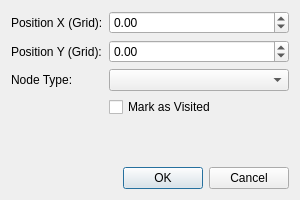
<?xml version="1.0" encoding="UTF-8"?>
<ui version="4.0">
 <class>EditNodeDialog</class>
 <widget class="QDialog" name="EditNodeDialog">
  <property name="geometry">
   <rect>
    <x>0</x>
    <y>0</y>
    <width>300</width>
    <height>200</height>
   </rect>
  </property>
  <property name="windowTitle">
   <string>Edit Node</string>
  </property>
  <layout class="QVBoxLayout" name="verticalLayout">
   <item>
    <layout class="QFormLayout" name="formLayout">
     <item row="0" column="0">
      <widget class="QLabel" name="labelX">
       <property name="text">
        <string>Position X (Grid):</string>
       </property>
      </widget>
     </item>
     <item row="0" column="1">
      <widget class="QDoubleSpinBox" name="doubleSpinX">
       <property name="minimum">
        <double>-10000.000000000000000</double>
       </property>
       <property name="maximum">
        <double>10000.000000000000000</double>
       </property>
      </widget>
     </item>
     <item row="1" column="0">
      <widget class="QLabel" name="labelY">
       <property name="text">
        <string>Position Y (Grid):</string>
       </property>
      </widget>
     </item>
     <item row="1" column="1">
      <widget class="QDoubleSpinBox" name="doubleSpinY">
       <property name="minimum">
        <double>-10000.000000000000000</double>
       </property>
       <property name="maximum">
        <double>10000.000000000000000</double>
       </property>
      </widget>
     </item>
     <item row="2" column="0">
      <widget class="QLabel" name="labelType">
       <property name="text">
        <string>Node Type:</string>
       </property>
      </widget>
     </item>
     <item row="2" column="1">
      <widget class="QComboBox" name="comboType"/>
     </item>
     <item row="3" column="1">
      <widget class="QCheckBox" name="checkVisited">
       <property name="text">
        <string>Mark as Visited</string>
       </property>
      </widget>
     </item>
    </layout>
   </item>
   <item>
    <spacer name="verticalSpacer">
     <property name="orientation">
      <enum>Qt::Vertical</enum>
     </property>
     <property name="sizeHint" stdset="0">
      <size>
       <width>20</width>
       <height>40</height>
      </size>
     </property>
    </spacer>
   </item>
   <item>
    <widget class="QDialogButtonBox" name="buttonBox">
     <property name="orientation">
      <enum>Qt::Horizontal</enum>
     </property>
     <property name="standardButtons">
      <set>QDialogButtonBox::Cancel|QDialogButtonBox::Ok</set>
     </property>
    </widget>
   </item>
  </layout>
 </widget>
 <resources/>
 <connections>
  <connection>
   <sender>buttonBox</sender>
   <signal>accepted()</signal>
   <receiver>EditNodeDialog</receiver>
   <slot>accept()</slot>
   <hints>
    <hint type="sourcelabel">
     <x>248</x>
     <y>254</y>
    </hint>
    <hint type="destinationlabel">
     <x>157</x>
     <y>274</y>
    </hint>
   </hints>
  </connection>
  <connection>
   <sender>buttonBox</sender>
   <signal>rejected()</signal>
   <receiver>EditNodeDialog</receiver>
   <slot>reject()</slot>
   <hints>
    <hint type="sourcelabel">
     <x>316</x>
     <y>260</y>
    </hint>
    <hint type="destinationlabel">
     <x>286</x>
     <y>274</y>
    </hint>
   </hints>
  </connection>
 </connections>
</ui>
